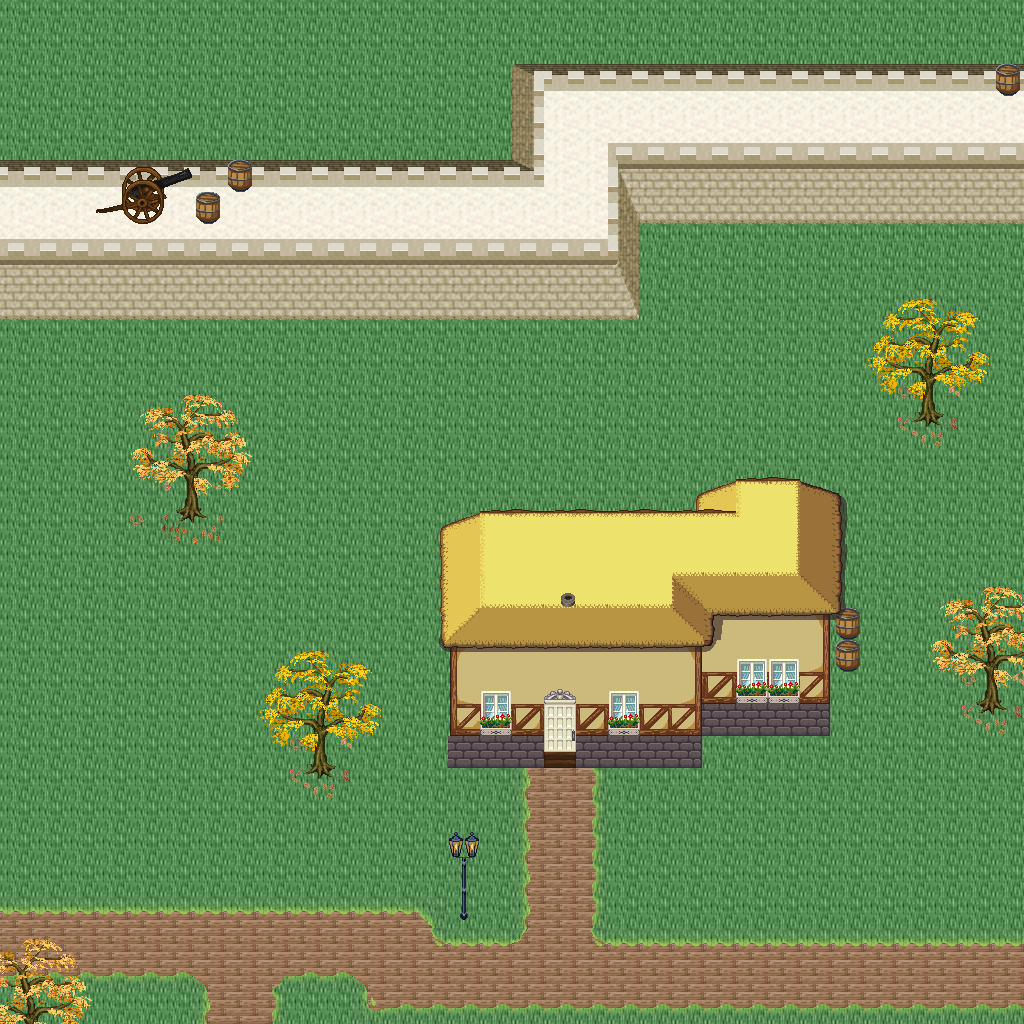

A 2D game scene composited from a Tiled map and its tileset images. What follows is a short description and the map's XML, with each tile layer's data collapsed to a summary:
An orthogonal 32x32 tile map with 32x32 px tiles, 5 tile layers (Ground, Objects, Objects2, Above, ...), 1 hidden layer not drawn, 46 tilesets.

<map version="1.10" tiledversion="1.11.0" orientation="orthogonal" renderorder="right-down" width="32" height="32" tilewidth="32" tileheight="32" infinite="0" nextlayerid="11" nextobjectid="1">
 <tileset firstgid="1" name="logic_collision" tilewidth="32" tileheight="32" tilecount="1" columns="1">
  <image source="../drawable/logic_collision.png" width="32" height="32" />
 </tileset>
 <tileset firstgid="2" name="ground_ridge_earth_pale" tilewidth="32" tileheight="32" tilecount="96" columns="12">
  <image source="../drawable/ground_ridge_earth_pale.png" width="384" height="256" />
 </tileset>
 <tileset firstgid="98" name="ground_ridge_earth_dark" tilewidth="32" tileheight="32" tilecount="96" columns="12">
  <image source="../drawable/ground_ridge_earth_dark.png" width="384" height="256" />
 </tileset>
 <tileset firstgid="194" name="ground_ground" tilewidth="32" tileheight="32" tilecount="33" columns="3">
  <image source="../drawable/ground_ground.png" width="96" height="352" />
 </tileset>
 <tileset firstgid="227" name="building_castle" tilewidth="32" tileheight="32" tilecount="320" columns="20">
  <image source="../drawable/building_castle.png" width="640" height="512" />
 </tileset>
 <tileset firstgid="547" name="item_pot_barrels_1" tilewidth="32" tileheight="32" tilecount="8" columns="4">
  <image source="../drawable/item_pot_barrels_1.png" width="128" height="64" />
 </tileset>
 <tileset firstgid="555" name="item_weapon_cannon" tilewidth="32" tileheight="32" tilecount="12" columns="3">
  <image source="../drawable/item_weapon_cannon.png" width="96" height="128" />
 </tileset>
 <tileset firstgid="567" name="building_door_closed" tilewidth="32" tileheight="32" tilecount="1" columns="1">
  <image source="../drawable/building_door_closed.png" width="32" height="32" />
 </tileset>
 <tileset firstgid="568" name="building_door_door" tilewidth="32" tileheight="32" tilecount="6" columns="3">
  <image source="../drawable/building_door_door.png" width="96" height="64" />
 </tileset>
 <tileset firstgid="574" name="building_window_window_centered" tilewidth="32" tileheight="32" tilecount="1" columns="1">
  <image source="../drawable/building_window_window_centered.png" width="32" height="32" />
 </tileset>
 <tileset firstgid="575" name="building_decoration_chimney_big" tilewidth="32" tileheight="32" tilecount="2" columns="1">
  <image source="../drawable/building_decoration_chimney_big.png" width="32" height="64" />
 </tileset>
 <tileset firstgid="577" name="building_stairs_stairs_grey" tilewidth="32" tileheight="32" tilecount="6" columns="3">
  <image source="../drawable/building_stairs_stairs_grey.png" width="96" height="64" />
 </tileset>
 <tileset firstgid="583" name="building_witch_hut" tilewidth="32" tileheight="32" tilecount="80" columns="5">
  <image source="../drawable/building_witch_hut.png" width="160" height="512" />
 </tileset>
 <tileset firstgid="663" name="ground_grass_edges" tilewidth="32" tileheight="32" tilecount="36" columns="12">
  <image source="../drawable/ground_grass_edges.png" width="384" height="96" />
 </tileset>
 <tileset firstgid="699" name="ground_grass_corners" tilewidth="32" tileheight="32" tilecount="24" columns="6">
  <image source="../drawable/ground_grass_corners.png" width="192" height="128" />
 </tileset>
 <tileset firstgid="723" name="logic_item_vegetable" tilewidth="32" tileheight="32" tilecount="16" columns="8">
  <image source="../drawable/logic_item_vegetable.png" width="256" height="64" />
 </tileset>
 <tileset firstgid="739" name="plant_tree_fall_trees" tilewidth="32" tileheight="32" tilecount="40" columns="8">
  <image source="../drawable/plant_tree_fall_trees.png" width="256" height="160" />
 </tileset>
 <tileset firstgid="779" name="plant_stump_stump_pale_purple" tilewidth="32" tileheight="32" tilecount="4" columns="2">
  <image source="../drawable/plant_stump_stump_pale_purple.png" width="64" height="64" />
 </tileset>
 <tileset firstgid="783" name="plant_stump_small_stump" tilewidth="32" tileheight="32" tilecount="4" columns="2">
  <image source="../drawable/plant_stump_small_stump.png" width="64" height="64" />
 </tileset>
 <tileset firstgid="787" name="furniture_light_small_lamp" tilewidth="32" tileheight="32" tilecount="4" columns="4">
  <image source="../drawable/furniture_light_small_lamp.png" width="128" height="32" />
 </tileset>
 <tileset firstgid="791" name="item_pot_barrel" tilewidth="32" tileheight="32" tilecount="2" columns="1">
  <image source="../drawable/item_pot_barrel.png" width="32" height="64" />
 </tileset>
 <tileset firstgid="793" name="plant_tree_locust_tree" tilewidth="32" tileheight="32" tilecount="20" columns="4">
  <image source="../drawable/plant_tree_locust_tree.png" width="128" height="160" />
 </tileset>
 <tileset firstgid="813" name="plant_leaves" tilewidth="32" tileheight="32" tilecount="8" columns="4">
  <image source="../drawable/plant_leaves.png" width="128" height="64" />
 </tileset>
 <tileset firstgid="821" name="plant_flower_daisy_blue" tilewidth="32" tileheight="32" tilecount="8" columns="2">
  <image source="../drawable/plant_flower_daisy_blue.png" width="64" height="128" />
 </tileset>
 <tileset firstgid="829" name="plant_flower_daisy_yellow" tilewidth="32" tileheight="32" tilecount="8" columns="2">
  <image source="../drawable/plant_flower_daisy_yellow.png" width="64" height="128" />
 </tileset>
 <tileset firstgid="837" name="plant_flower_small_flower_bed_2" tilewidth="32" tileheight="32" tilecount="12" columns="3">
  <image source="../drawable/plant_flower_small_flower_bed_2.png" width="96" height="128" />
 </tileset>
 <tileset firstgid="849" name="plant_flower_small_flower_bed" tilewidth="32" tileheight="32" tilecount="12" columns="3">
  <image source="../drawable/plant_flower_small_flower_bed.png" width="96" height="128" />
 </tileset>
 <tileset firstgid="861" name="plant_flower_flower_bed_1" tilewidth="32" tileheight="32" tilecount="35" columns="7">
  <image source="../drawable/plant_flower_flower_bed_1.png" width="224" height="160" />
 </tileset>
 <tileset firstgid="896" name="plant_flower_hothouse_flowers" tilewidth="32" tileheight="32" tilecount="72" columns="6">
  <image source="../drawable/plant_flower_hothouse_flowers.png" width="192" height="384" />
 </tileset>
 <tileset firstgid="968" name="furniture_light_lamp_blue" tilewidth="32" tileheight="32" tilecount="3" columns="1">
  <image source="../drawable/furniture_light_lamp_blue.png" width="32" height="96" />
 </tileset>
 <tileset firstgid="971" name="light_dim_light_7x5" tilewidth="32" tileheight="32" tilecount="35" columns="7">
  <image source="../drawable/light_dim_light_7x5.png" width="224" height="160" />
 </tileset>
 <tileset firstgid="1006" name="building_decoration_chimney" tilewidth="32" tileheight="32" tilecount="2" columns="1">
  <image source="../drawable/building_decoration_chimney.png" width="32" height="64" />
 </tileset>
 <tileset firstgid="1008" name="building_decoration_cauldron_sign" tilewidth="32" tileheight="32" tilecount="1" columns="1">
  <image source="../drawable/building_decoration_cauldron_sign.png" width="32" height="32" />
 </tileset>
 <tileset firstgid="1009" name="building_decoration_magician_banner" tilewidth="32" tileheight="32" tilecount="3" columns="3">
  <image source="../drawable/building_decoration_magician_banner.png" width="96" height="32" />
 </tileset>
 <tileset firstgid="1012" name="logic_portal" tilewidth="32" tileheight="32" tilecount="24" columns="8">
  <image source="../drawable/logic_portal.png" width="256" height="96" />
 </tileset>
 <tileset firstgid="1036" name="ground_ground_3" tilewidth="32" tileheight="32" tilecount="5" columns="5">
  <image source="../drawable/ground_ground_3.png" width="160" height="32" />
 </tileset>
 <tileset firstgid="1041" name="building_cottage" tilewidth="32" tileheight="32" tilecount="256" columns="16">
  <image source="../drawable/building_cottage.png" width="512" height="512" />
 </tileset>
 <tileset firstgid="1297" name="building_roof_thatched_roof" tilewidth="32" tileheight="32" tilecount="256" columns="16">
  <image source="../drawable/building_roof_thatched_roof.png" width="512" height="512" />
 </tileset>
 <tileset firstgid="1553" name="building_door_doors" tilewidth="32" tileheight="32" tilecount="256" columns="16">
  <image source="../drawable/building_door_doors.png" width="512" height="512" />
 </tileset>
 <tileset firstgid="1809" name="building_window_windows" tilewidth="32" tileheight="32" tilecount="256" columns="16">
  <image source="../drawable/building_window_windows.png" width="512" height="512" />
 </tileset>
 <tileset firstgid="2065" name="plant_bush_leafy" tilewidth="32" tileheight="32" tilecount="48" columns="8">
  <image source="../drawable/plant_bush_leafy.png" width="256" height="192" />
 </tileset>
 <tileset firstgid="2113" name="plant_bush_flowering" tilewidth="32" tileheight="32" tilecount="72" columns="8">
  <image source="../drawable/plant_bush_flowering.png" width="256" height="288" />
 </tileset>
 <tileset firstgid="2185" name="object_stone_well" tilewidth="32" tileheight="32" tilecount="6" columns="2">
  <image source="../drawable/object_stone_well.png" width="64" height="96" />
 </tileset>
 <tileset firstgid="2191" name="item_pot_cauldron" tilewidth="32" tileheight="32" tilecount="48" columns="8">
  <image source="../drawable/item_pot_cauldron.png" width="256" height="192" />
 </tileset>
 <tileset firstgid="2239" name="item_campfires" tilewidth="32" tileheight="32" tilecount="2" columns="2">
  <image source="../drawable/item_campfires.png" width="64" height="32" />
 </tileset>
 <tileset firstgid="2241" name="item_firewood" tilewidth="32" tileheight="32" tilecount="12" columns="3">
  <image source="../drawable/item_firewood.png" width="96" height="128" />
 </tileset>
 <layer id="1" name="Ground" width="32" height="32">
  <data>[1024 cells, 1024 non-empty, 12 distinct tile ids]</data>
 </layer>
 <layer id="2" name="Objects" width="32" height="32">
  <data>[1024 cells, 198 non-empty, 32 distinct tile ids]</data>
 </layer>
 <layer id="3" name="Objects2" width="32" height="32">
  <data>[1024 cells, 39 non-empty, 20 distinct tile ids]</data>
 </layer>
 <layer id="4" name="Above" width="32" height="32">
  <data>[1024 cells, 149 non-empty, 69 distinct tile ids]</data>
 </layer>
 <layer id="5" name="Above2" width="32" height="32">
  <data>[1024 cells, 9 non-empty, 3 distinct tile ids]</data>
 </layer>
 <layer id="6" name="Walkable" width="32" height="32" visible="0">
  <data>[1024 cells, 254 non-empty, 1 distinct tile ids]</data>
 </layer>
 <objectgroup id="7" name="Mapevents" />
 <objectgroup id="8" name="Spawn" />
 <objectgroup id="9" name="Keys" />
 <objectgroup id="10" name="Replace" />
</map>
